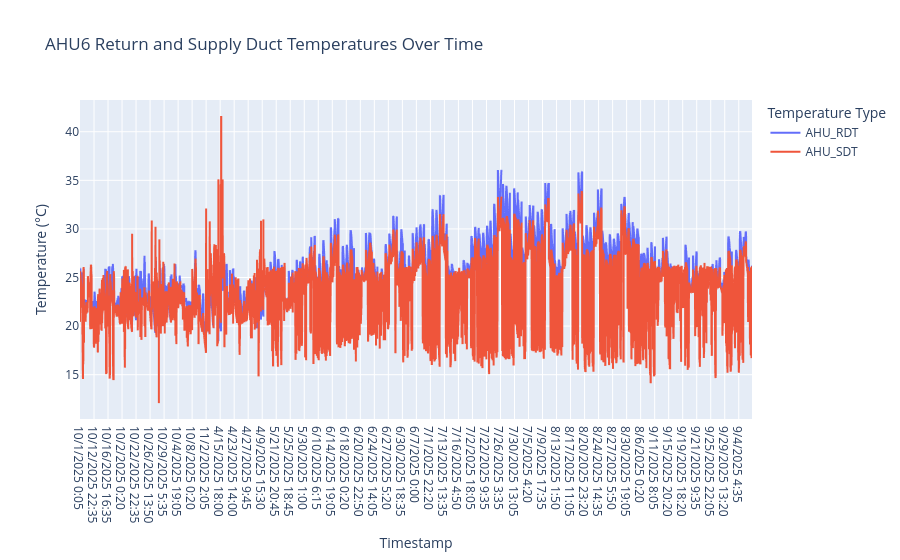

Here is the notebook cell this chart was saved with:
### Code cell
# groupp by time stamp and averange values
temps = ahu6[['timestamp','AHU_RDT','AHU_SDT']].groupby('timestamp').mean().reset_index()

# same plot but interactive
import plotly.express as px
fig = px.line(temps, x='timestamp', y=['AHU_RDT', 'AHU_SDT'], labels={
    'value': 'Temperature (°C)',
    'timestamp': 'Timestamp',
    'variable': 'Temperature Type'
}, title='AHU6 Return and Supply Duct Temperatures Over Time')
fig.show()

### Figure 1 — Plotly figure (JSON) as saved in the notebook; plotly's stock layout.template omitted (floating-point values rounded to 4 significant figures; data arrays with more than 128 entries replaced by an {"elided": "..."} marker saying what was removed)
{"data": [{"hovertemplate": "Temperature Type=AHU_RDT<br>Timestamp=%{x}<br>Temperature (°C)=%{y}<extra></extra>", "legendgroup": "AHU_RDT", "line": {"color": "#636efa", "dash": "solid"}, "marker": {"symbol": "circle"}, "mode": "lines", "name": "AHU_RDT", "showlegend": true, "type": "scattergl", "x": {"elided": "16542 str values"}, "xaxis": "x", "y": {"elided": "16542 float values"}, "yaxis": "y"}, {"hovertemplate": "Temperature Type=AHU_SDT<br>Timestamp=%{x}<br>Temperature (°C)=%{y}<extra></extra>", "legendgroup": "AHU_SDT", "line": {"color": "#EF553B", "dash": "solid"}, "marker": {"symbol": "circle"}, "mode": "lines", "name": "AHU_SDT", "showlegend": true, "type": "scattergl", "x": {"elided": "16542 str values"}, "xaxis": "x", "y": {"elided": "16542 float values"}, "yaxis": "y"}], "layout": {"legend": {"title": {"text": "Temperature Type"}, "tracegroupgap": 0}, "title": {"text": "AHU6 Return and Supply Duct Temperatures Over Time"}, "xaxis": {"anchor": "y", "domain": [0, 1], "title": {"text": "Timestamp"}}, "yaxis": {"anchor": "x", "domain": [0, 1], "title": {"text": "Temperature (°C)"}}}}
